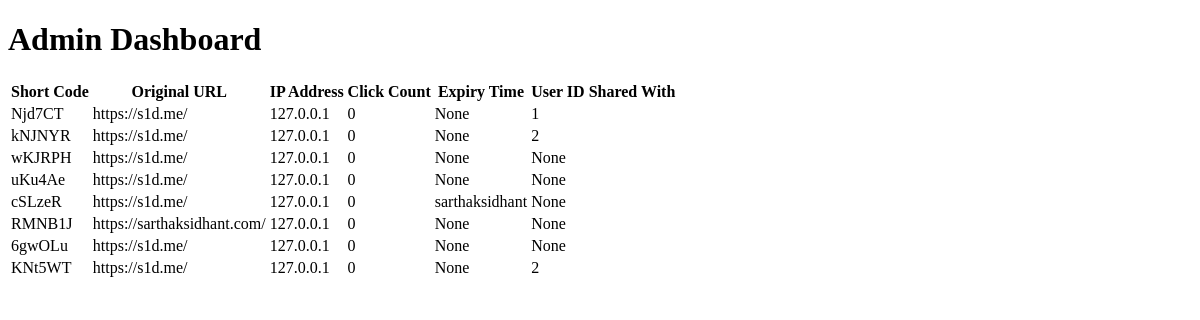
The app's page /admin/dashboard (signed in), older data.
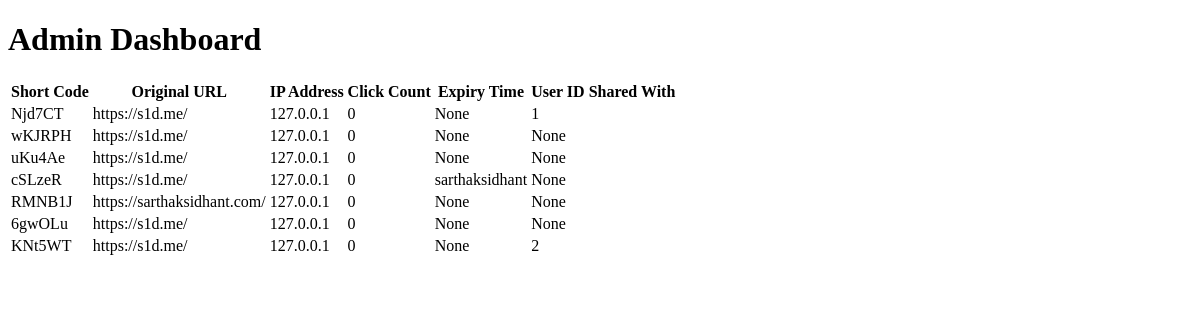
The same page, newer data.
### tables this page shows
CREATE TABLE url_mapping (
                short_code TEXT PRIMARY KEY,
                original_url TEXT,
                ip_address TEXT,
                click_count INTEGER DEFAULT 0,
                api_token TEXT,
                expiry_time TIMESTAMP,
                password TEXT,
                user_id INTEGER,
                FOREIGN KEY(user_id) REFERENCES users(id)
            );

### app.py (the view)
@app.route('/admin/dashboard')
@login_required
def admin_dashboard():
    if current_user.tier != 'admin':
        return 'Access denied', 403
    conn = get_db_connection(DATABASE)
    urls = conn.execute('SELECT * FROM url_mapping').fetchall()
    conn.close()
    return render_template('admin_dashboard.html', urls=urls)

### app.py (called while the page is built)
@login_manager.user_loader
def load_user(user_id):
    conn = get_db_connection(DATABASE)
    user = conn.execute('SELECT * FROM users WHERE id = ?', (user_id,)).fetchone()
    conn.close()
    if user:
        return User(user['id'], user['username'], user['password'], user['email'], user['tier'], user['two_factor_secret'], user['salt'])
    return None

def get_db_connection(db_name):
    conn = sqlite3.connect(db_name)
    conn.row_factory = sqlite3.Row
    return conn

### app/templates/admin_dashboard.html (shortened to what this page needs)
<!DOCTYPE html>
<html lang="en">
<head>
</head>
<body>
    <h1>Admin Dashboard</h1>
    <table>
        <thead>
            <tr>
                <th>Short Code</th>
                <th>Original URL</th>
                <th>IP Address</th>
                <th>Click Count</th>
                <th>Expiry Time</th>
                <th>User ID</th>
                <th>Shared With</th>
            </tr>
        </thead>
        <tbody>
            {% for url in urls %}
                <tr>
                    <td>{{ url.short_code }}</td>
                    <td>{{ url.original_url }}</td>
                    <td>{{ url.ip_address }}</td>
                    <td>{{ url.click_count }}</td>
                    <td>{{ url.expiry_time }}</td>
                    <td>{{ url.user_id }}</td>
                    <td>{{ url.shared_with }}</td>
                </tr>
            {% endfor %}
        </tbody>
    </table>
</body>
</html>

Row changes from the older to the newer data that the page shows:
removed url_mapping: short_code "kNJNYR", original_url "https://s1d.me/", ip_address "127.0.0.1", click_count "0", expiry_time "None", user_id "2"
